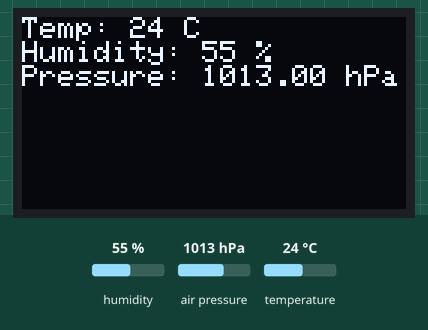
Recording of a sketch running on a simulated ESP8266 (NodeMCU). Parts: 128×64 one-colour display. The inputs (shaded band) are chosen by the test bench; at power-on: humidity 55 %, air pressure 1013 hPa, temperature 24 °C. WiFi joins after 1.5 s; servers stay silent unless stated; no MQTT or app messages arrive unless stated.

Above: at 2.7 s.
2.8 s: humidity set to 22 %
At 7.7 s:
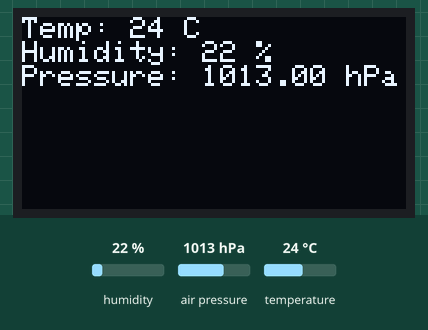
8.8 s: air pressure set to 952 hPa
At 12.1 s:
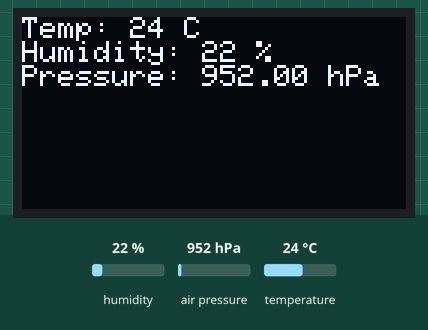
14.8 s: temperature set to 12 °C
At 17.8 s:
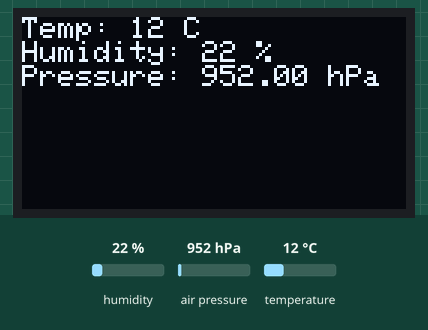
20.8 s: air pressure set to 975 hPa
At 22.2 s:
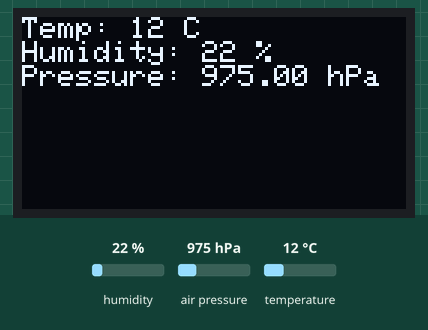
26.8 s: humidity set to 40 %
At 27.8 s:
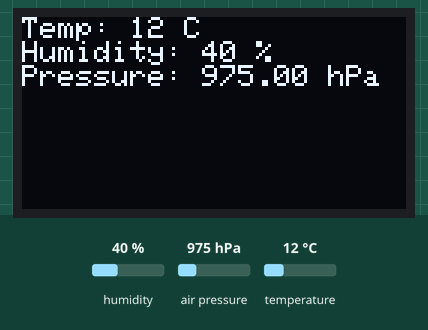
32.8 s: air pressure set to 1000 hPa
At 37.8 s:
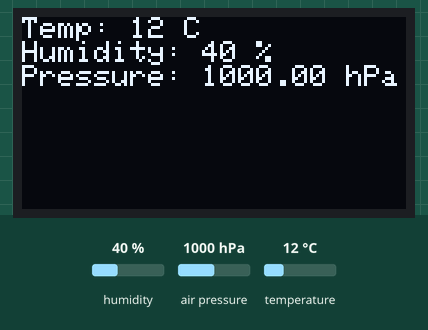
Timing chart, 0 to 39.3 s (numbered marks = the images above; inputs shaded):
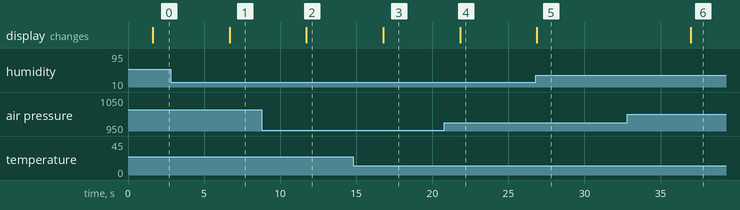

Measured:
- after the input at 2.8 s, the display: changes after 3.9 s (image 1)
- after the input at 8.8 s, the display: changes after 2.9 s (image 2)
- after the input at 14.8 s, the display: changes after 2.0 s (image 3)
- after the input at 20.8 s, the display: changes after 1.0 s (image 4)
- after the input at 26.8 s, the display: changes after 0.08 s (image 5)
- after the input at 32.8 s, the display: changes after 4.2 s (image 6)

The sketch:

adafruitio_07_digital_out.ino
```cpp
#include <SimpleDHT.h>
#include <ESP8266WiFi.h>
#include <Wire.h>
#include <Adafruit_Sensor.h>
#include <Adafruit_BMP085.h>
#include <Adafruit_SSD1306.h>
#include "Adafruit_MQTT.h"
#include "Adafruit_MQTT_Client.h"

#define SCREEN_WIDTH 128
#define SCREEN_HEIGHT 64

#define WLAN_SSID       "V2065"
#define WLAN_PASS       "satya2005"
#define AIO_SERVER      "io.adafruit.com"
#define AIO_SERVERPORT  1883
#define AIO_USERNAME    "satyajit1976"
#define AIO_KEY         "aio_UwBx987sQIfSiUSkdJ4tD2yDrV6V"

WiFiClient client;
Adafruit_MQTT_Client mqtt(&client, AIO_SERVER, AIO_SERVERPORT, AIO_USERNAME, AIO_KEY);
Adafruit_MQTT_Publish temperature = Adafruit_MQTT_Publish(&mqtt, AIO_USERNAME "/feeds/temperature");
Adafruit_MQTT_Publish humidity = Adafruit_MQTT_Publish(&mqtt, AIO_USERNAME "/feeds/humidity");
Adafruit_BMP085 bmp;

int pinDHT11 = D5;
SimpleDHT11 dht11;

Adafruit_SSD1306 display(SCREEN_WIDTH, SCREEN_HEIGHT, &Wire, -1);

void setup() {
  Serial.begin(115200);
  Wire.begin();
  bmp.begin();
  display.begin(SSD1306_I2C_ADDRESS, 1, 2); // SDA, SCL

  WiFi.begin(WLAN_SSID, WLAN_PASS);
  while (WiFi.status() != WL_CONNECTED) { delay(500); }
  connect();
}

void connect() {
  while (mqtt.connect() != 0) { delay(10000); }
}

void loop() {
  if (!mqtt.ping(3)) {
    if (!mqtt.connected()) connect();
  }

  byte temperature_data = 0;
  byte humidity_data = 0;
  float pressure_data = bmp.readPressure() / 100.0F; // convert to hPa

  if (dht11.read(pinDHT11, &temperature_data, &humidity_data, NULL) == SimpleDHTErrSuccess) {
    temperature.publish((int)temperature_data);
    humidity.publish((int)humidity_data);
    // Publish atmospheric pressure
    Adafruit_MQTT_Publish pressure = Adafruit_MQTT_Publish(&mqtt, AIO_USERNAME "/feeds/pressure");
    pressure.publish(pressure_data);

    // Display on OLED screen
    display.clearDisplay();
    display.setTextSize(1);
    display.setTextColor(SSD1306_WHITE);
    display.setCursor(0, 0);
    display.print("Temp: ");
    display.print((int)temperature_data);
    display.println(" C");
    display.print("Humidity: ");
    display.print((int)humidity_data);
    display.println(" %");
    display.print("Pressure: ");
    display.print(pressure_data);
    display.println(" hPa");
    display.display();

    delay(5000);
  }
}
```
